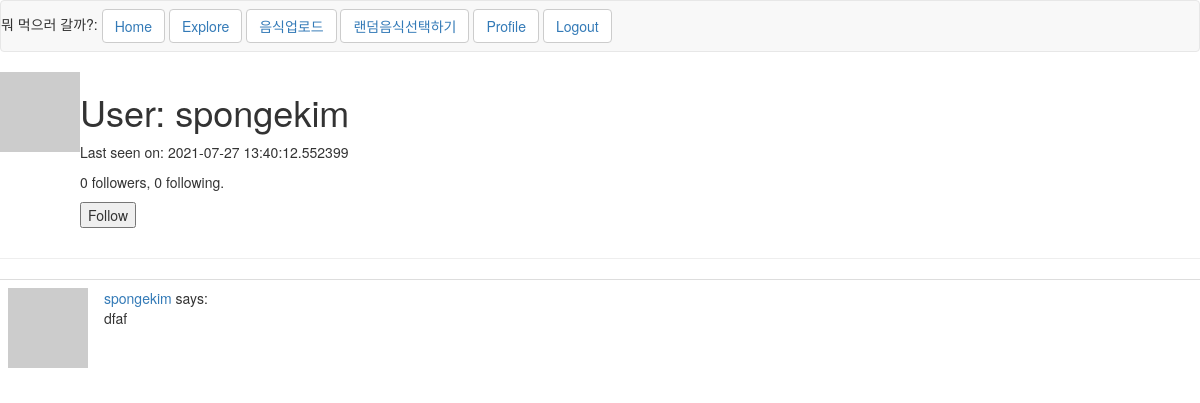
The app's page /user/spongekim (signed in), older data.
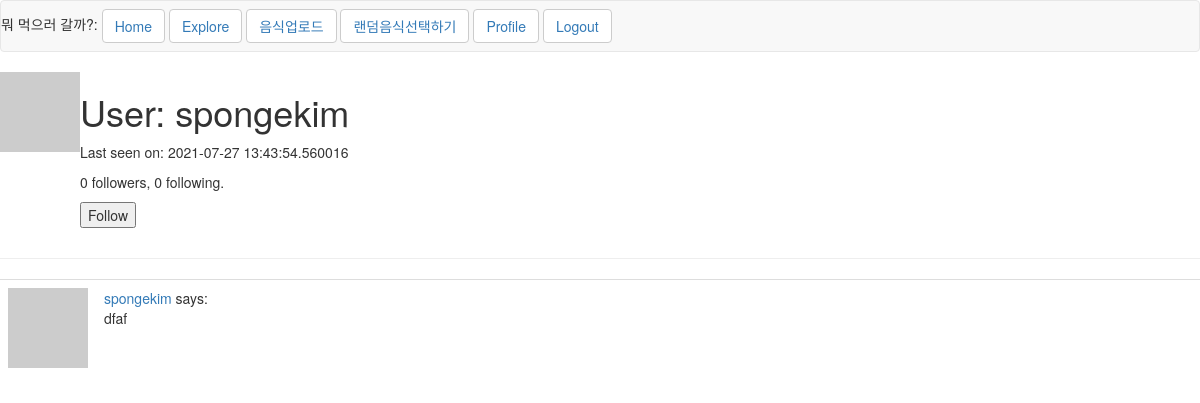
The same page, newer data.
### app/models.py (models this page shows, shortened)
class User(UserMixin, db.Model):
    id = db.Column(db.Integer, primary_key=True)
    username = db.Column(db.String(64), index=True, unique=True)
    email = db.Column(db.String(120), index=True, unique=True)
    password_hash = db.Column(db.String(128))
    posts = db.relationship('Post', backref='author', lazy='dynamic')
    about_me = db.Column(db.String(140))
    last_seen = db.Column(db.DateTime, default=datetime.utcnow)
    followed = db.relationship(
        'User', secondary=followers,
        primaryjoin=(followers.c.follower_id == id),
        secondaryjoin=(followers.c.followed_id == id),
        backref=db.backref('followers', lazy='dynamic'), lazy='dynamic')
    friends = db.relationship("User",#친구 추가 기능
                secondary=association_table,#
                backref='added_by',#
                primaryjoin=id == association_table.c.user_id,#
                secondaryjoin=id == association_table.c.friend_id)#
    def is_following(self, user):
        return self.followed.filter(
            followers.c.followed_id == user.id).count() > 0
    def avatar(self, size):
        digest = md5(self.email.lower().encode('utf-8')).hexdigest()
        return 'https://www.gravatar.com/avatar/{}?d=identicon&s={}'.format(
            digest, size)

### app/routes.py (the view)
@app.route('/user/<username>')
@login_required
def user(username):
    user = User.query.filter_by(username=username).first_or_404()
    page = request.args.get('page', 1, type=int)
    posts = user.posts.order_by(Post.timestamp.desc()).paginate(
        page, app.config['POSTS_PER_PAGE'], False)
    next_url = url_for('user', username=user.username, page=posts.next_num) \
        if posts.has_next else None
    prev_url = url_for('user', username=user.username, page=posts.prev_num) \
        if posts.has_prev else None
    form = EmptyForm()
    return render_template('user.html', user=user, posts=posts.items,
                           next_url=next_url, prev_url=prev_url, form=form)

### app/forms.py
class EmptyForm(FlaskForm):
    submit = SubmitField('Submit')

### app/models.py (called while the page is built)
@login.user_loader
def load_user(id):
    return User.query.get(int(id))

### app/routes.py (called while the page is built)
@app.before_request
def before_request():
    if current_user.is_authenticated:
        current_user.last_seen = datetime.utcnow()
        db.session.commit()

### app/templates/user.html (shortened to what this page needs)
{% extends "base.html" %}
{% block content %}
    <table>
        <tr valign='top'>
            <td><img src="{{ user.avatar(128) }}"></td>
            <td>
                <h1>User: {{ user.username }}</h1>
                {% if user.last_seen %}<p>Last seen on: {{ user.last_seen }}</p>{% endif %}
                <p>{{ user.followers.count() }} followers, {{ user.followed.count() }} following.</p>
                {% if user == current_user %}
                <p><a href="{{ url_for('edit_profile') }}">Edit your profile</a></p>
                {% elif not current_user.is_following(user) %}
                <p>
                    <form action="{{ url_for('follow', username=user.username) }}" method="post">
                        {{ form.submit(value='Follow') }}
                    </form>
                </p>
                {% endif %}
            </td>
        </tr>
    </table>
    <hr>
    {% for post in posts %}
        {% include '_post.html' %}
    {% endfor %}
{% endblock %}

Row changes from the older to the newer data that the page shows:
changed User "spongekim": last_seen "2021-07-27 13:40:12.552399" → "2021-07-27 13:43:54.560016"
